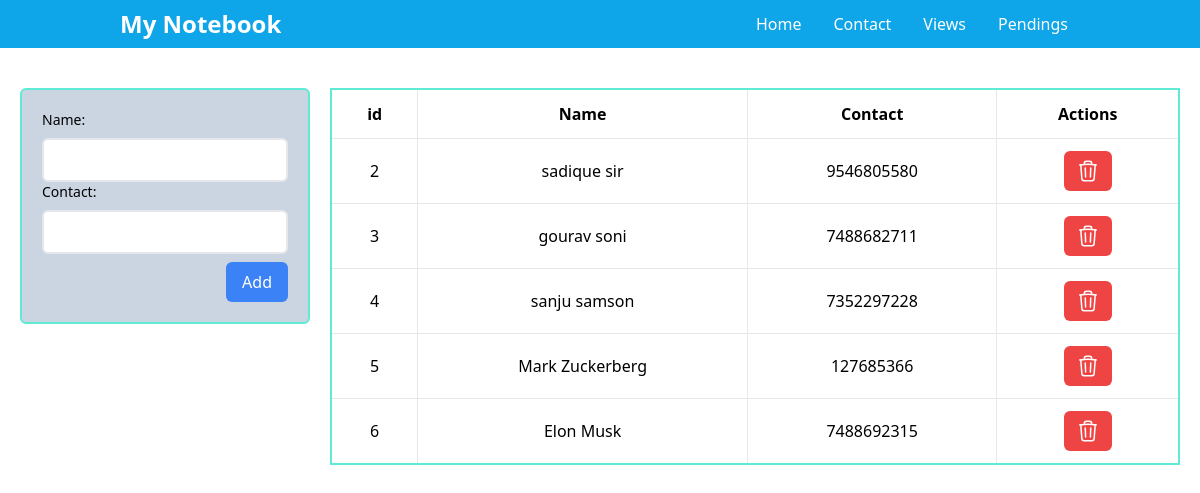
The page / on the database its author committed.
### notebook/models.py (models this page shows, shortened)
class contactList(models.Model):
    name=models.CharField(max_length=200)
    contact = models.IntegerField()

### notebook/views.py (the view)
# urls.py: path('',home,name="home-page"),
def home(req):
    if req.method == 'POST':
        name = req.POST.get('name')
        contact = req.POST.get('contact')
        newData = contactList(name=name, contact=contact)
        newData.save()
        return redirect('home-page')
    data = {}
    data['notes'] = contactList.objects.all()
    return render(req,"index.html",data)

### templates/index.html (shortened to what this page needs)
<!DOCTYPE html>
<html lang="en">
<head>
    <script src="https://cdn.tailwindcss.com"></script>
</head>
<body>
    <div class="flex flex-1 justify-between items-center bg-sky-500 text-white px-[10%] py-2">
        <h2 class="font-bold text-2xl">My Notebook</h2>
        <div class="flex gap-2 items-center justify-between">
            <a href="#" class="hover:bg-sky-700 px-3 py-1 capitalize rounded-md">home</a>
            <a href="#" class="hover:bg-sky-700 px-3 py-1 capitalize rounded-md">contact</a>
            <a href="#" class="hover:bg-sky-700 px-3 py-1 capitalize rounded-md">views</a>
            <a href="#" class="hover:bg-sky-700 px-3 py-1 capitalize rounded-md">pendings</a>
        </div>
    </div>
    <div class="flex p-5 mt-5 gap-5">
        <div class="w-3/12">
            <div class="bg-slate-300 p-5 rounded-md border-teal-300 border-2">
                <form action="{% url 'home-page' %}" method="post">
                    <div class="flex gap-2 flex-col">
                        <label for="name" class="text-sm">Name: </label>
                        <input type="text" id="name" name="name"
                            class="border-2 px-3 py-2 focus:border-teal-300 focus:outline-none rounded-md">
                    </div>
                    <div class="flex gap-2 flex-col">
                        <label for="contact" class="text-sm">Contact: </label>
                        <input type="tel" id="contact" name="contact"
                            class="border-2 px-3 py-2 focus:border-teal-300 focus:outline-none rounded-md">
                    </div>
                    <div class="flex justify-end mt-2 gap-2 ">
                        <button type="submit" class="bg-blue-500 text-white rounded-md px-4 py-2">Add</button>
                    </div>
                </form>
            </div>
        </div>
        <div class="w-9/12">
            <table class="border-2 w-full border-teal-300">
                <thead>
                    <tr>
                        <th class="border p-3">id</th>
                        <th class="border p-3">Name</th>
                        <th class="border p-3">Contact</th>
                        <th class="border p-3">Actions</th>
                    </tr>
                </thead>
                <tbody class="text-center">
                    {% for note in notes %}
                    <tr>
                        <td class="border p-3">{{note.id}}</td>
                        <td class="border p-3">{{note.name}}</td>
                        <td class="border p-3">{{note.contact}}</td>
                        <td class="border p-3">
                            <form action="{% url 'delete-contact' note_id=note.id %}" method="post">
                                <button type="submit" class="bg-red-500 text-white px-3 py-2 rounded-md">
                                </button>
                            </form>
                        </td>
                    </tr>
                    {% endfor %}
                </tbody>
            </table>
        </div>
    </div>
</body>
</html>

### rows shown on the page
contactList: id "2", name "sadique sir", contact "9546805580"
contactList: id "3", name "gourav soni", contact "7488682711"
contactList: id "4", name "sanju samson", contact "7352297228"
contactList: id "5", name "Mark Zuckerberg", contact "127685366"
contactList: id "6", name "Elon Musk", contact "7488692315"
